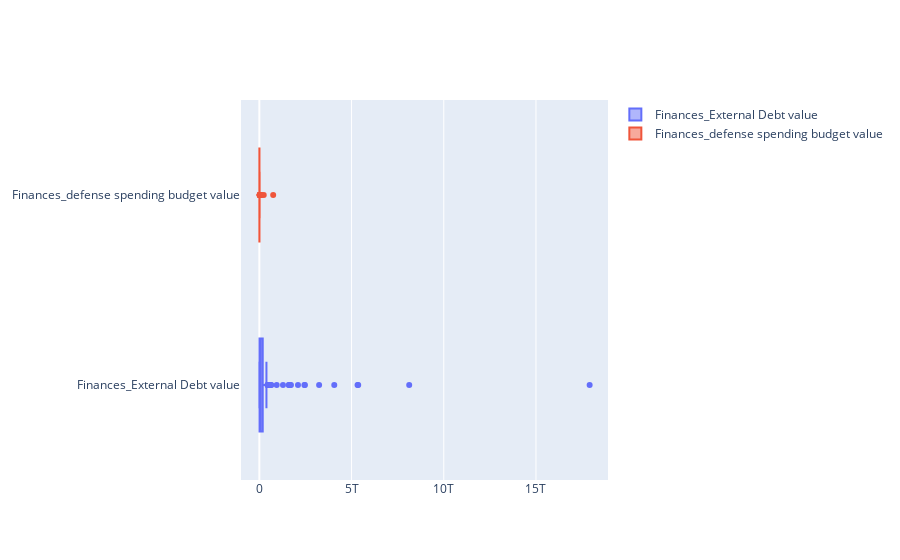

The notebook cell saved with this chart:
### Code cell
import plotly.graph_objects as go

fig = go.Figure()
fig.add_trace(go.Box(x=value_df["Finances_External Debt value"],
              hovertext=value_df["country"],
              name = "Finances_External Debt value")
             )
fig.add_trace(go.Box(x=value_df["Finances_defense spending budget value"],
                     hovertext=value_df["country"],
                    name = "Finances_defense spending budget value")
             )

fig.show()

### Figure 1 — Plotly figure (JSON) as saved in the notebook; plotly's stock layout.template omitted (floating-point values rounded to 4 significant figures; data arrays with more than 128 entries replaced by an {"elided": "..."} marker saying what was removed)
{"data": [{"hovertext": {"elided": "138 str values"}, "name": "Finances_External Debt value", "type": "box", "x": {"elided": "138 int values"}}, {"hovertext": {"elided": "138 str values"}, "name": "Finances_defense spending budget value", "type": "box", "x": {"elided": "138 int values"}}], "layout": {}}
